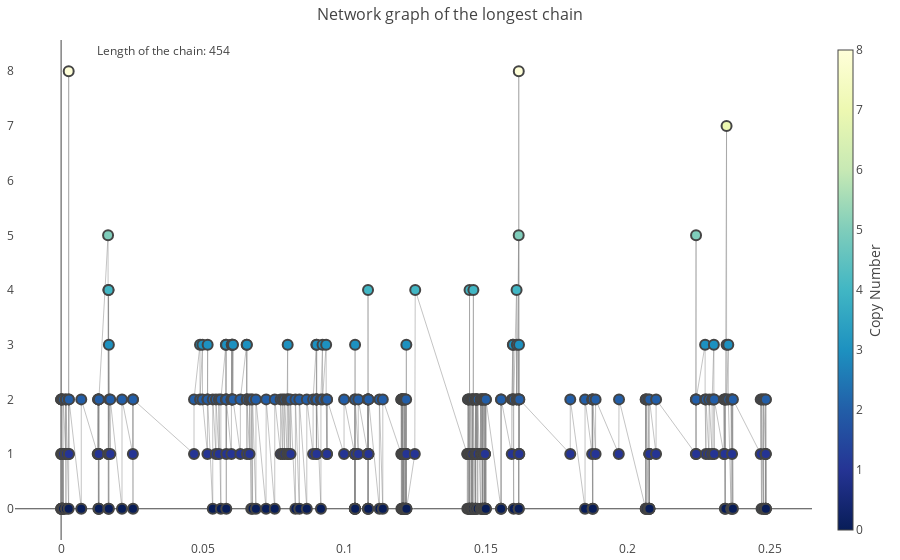

This figure's notebook cell:
### Code cell
fig = go.Figure(data=[edge_trace, node_trace],
             layout=go.Layout(
                title='Network graph of the longest chain',
                titlefont_size=16,
                showlegend=False,
                hovermode='closest',
                margin=dict(b=20,l=15,r=5,t=40),
                annotations=[ dict(
                    text=f"Length of the chain: {len(node_y)}",
                    showarrow=False,
                    xref="paper", yref="paper",
                    x=0.1, y=1 ) ],
                xaxis=dict(showgrid=False, zeroline=True, showticklabels=True),
                yaxis=dict(showgrid=False, zeroline=True, showticklabels=True))
                )
fig.show()

### Figure 1 — Plotly figure (JSON) as saved in the notebook; plotly's stock layout.template omitted (floating-point values rounded to 4 significant figures; data arrays with more than 128 entries replaced by an {"elided": "..."} marker saying what was removed)
{"data": [{"hoverinfo": "none", "line": {"color": "#888", "width": 0.5}, "mode": "lines", "type": "scatter", "x": {"elided": "1359 float values"}, "y": {"elided": "1359 int values"}}, {"hoverinfo": "text", "marker": {"color": {"elided": "454 int values"}, "colorbar": {"thickness": 15, "title": {"side": "right", "text": "Copy Number"}, "xanchor": "left"}, "colorscale": [[0, "rgb(255,255,217)"], [0.125, "rgb(237,248,177)"], [0.25, "rgb(199,233,180)"], [0.375, "rgb(127,205,187)"], [0.5, "rgb(65,182,196)"], [0.625, "rgb(29,145,192)"], [0.75, "rgb(34,94,168)"], [0.875, "rgb(37,52,148)"], [1, "rgb(8,29,88)"]], "line": {"width": 2}, "reversescale": true, "showscale": true, "size": 10}, "mode": "markers", "text": {"elided": "454 str values"}, "type": "scatter", "x": {"elided": "454 float values"}, "y": {"elided": "454 int values"}}], "layout": {"annotations": [{"showarrow": false, "text": "Length of the chain: 454", "x": 0.1, "xref": "paper", "y": 1, "yref": "paper"}], "hovermode": "closest", "margin": {"b": 20, "l": 15, "r": 5, "t": 40}, "showlegend": false, "title": {"font": {"size": 16}, "text": "Network graph of the longest chain"}, "xaxis": {"showgrid": false, "showticklabels": true, "zeroline": true}, "yaxis": {"showgrid": false, "showticklabels": true, "zeroline": true}}}
